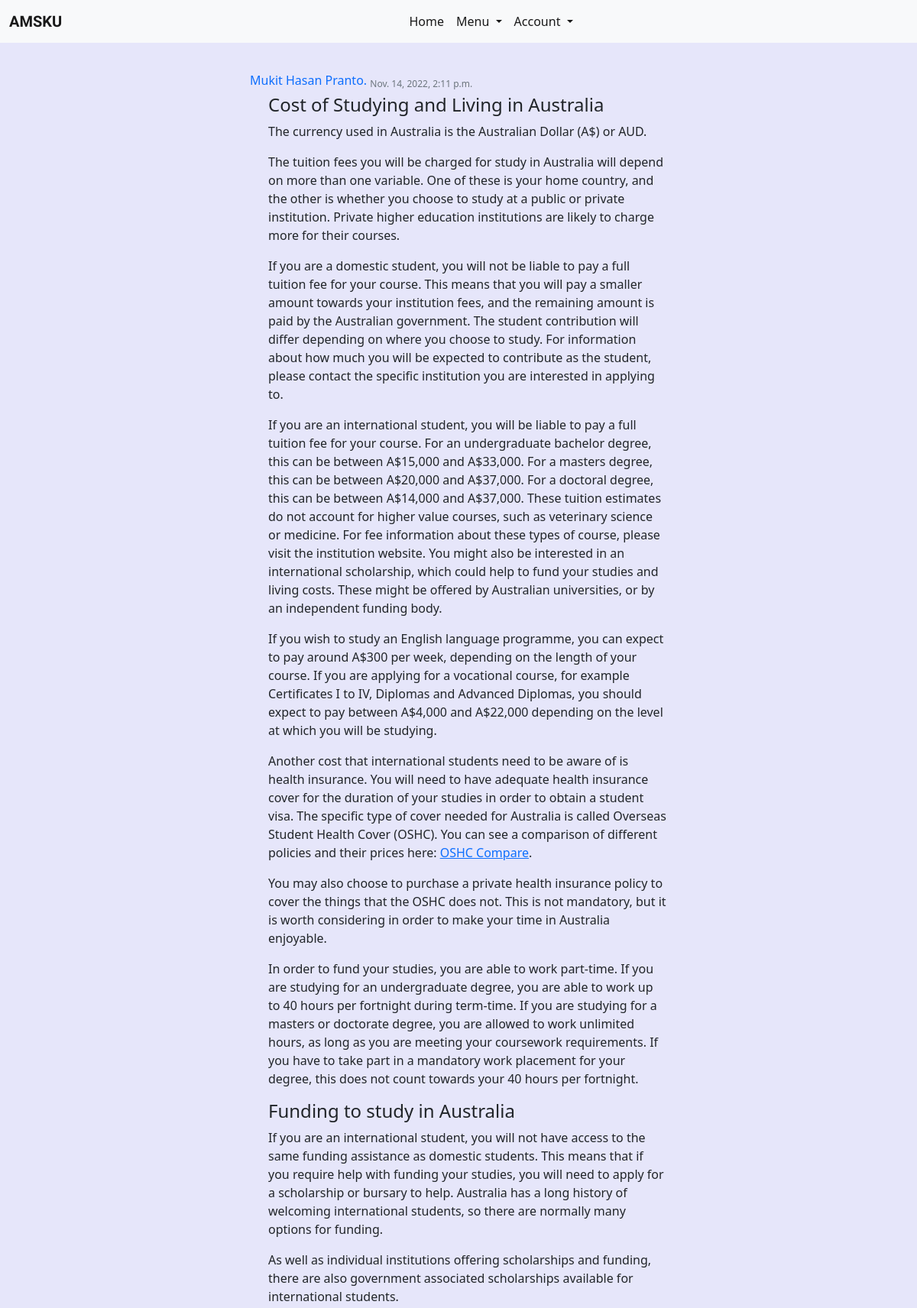
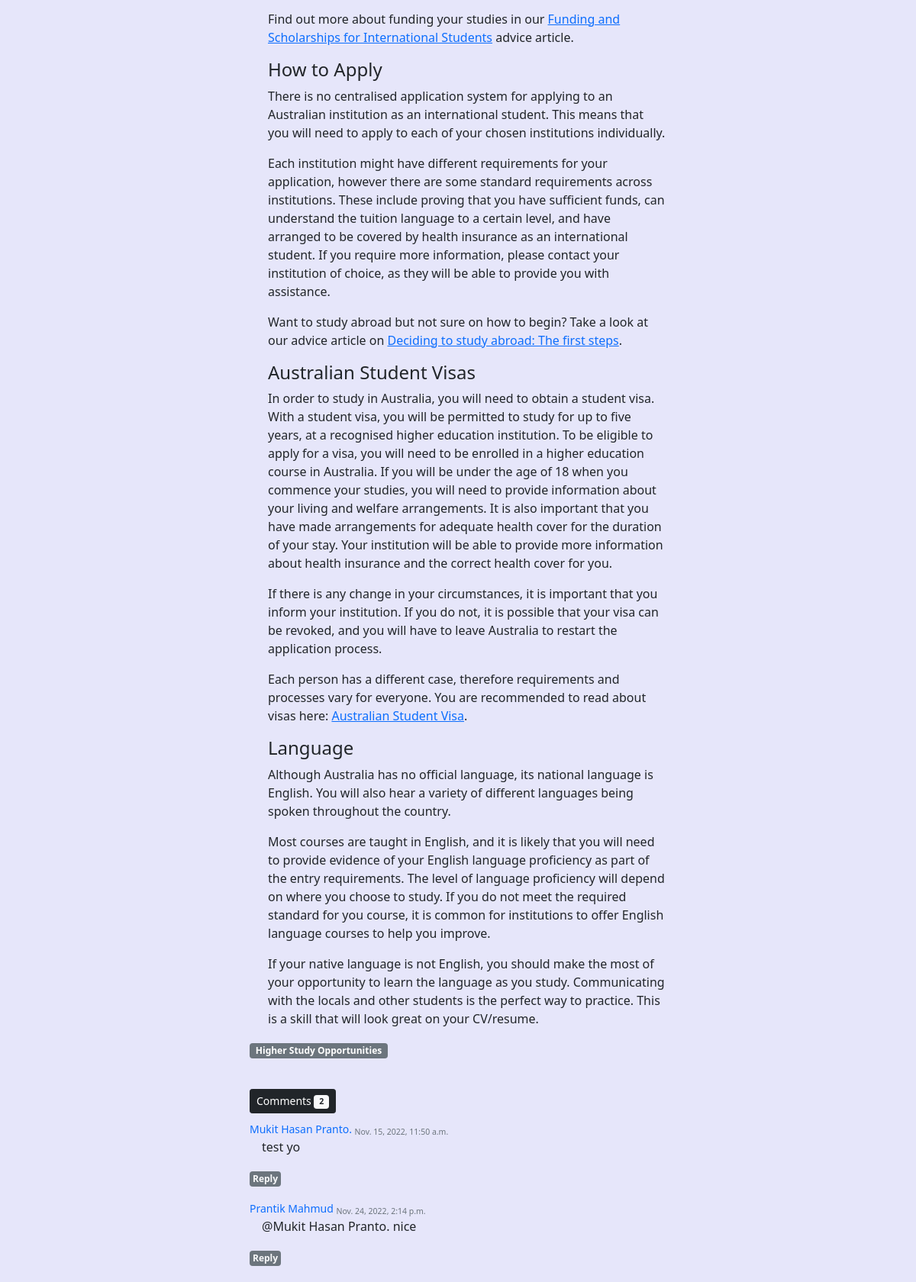
The app's page /blog/details/2/ (upper part) with its own data (2 pictures, top to bottom).
### blog/models.py (models this page shows, shortened)
class Post(models.Model):
    tag_list=['Job Circular','Higher Study Opportunities','Publications','Achievements','Educational Blog']
    Tag_Choices = []
    for x in tag_list:
        Tag_Choices.append((x,x))
    author = models.ForeignKey('home.Alumni_Profile',on_delete=models.CASCADE)
    body = RichTextUploadingField()
    created_on = models.DateTimeField(auto_now_add=True)
    last_modified = models.DateTimeField(auto_now=True)
    tag = models.CharField(max_length=30,choices=Tag_Choices)

class Comment(models.Model):
    author = models.ForeignKey('home.Alumni_Profile',on_delete=models.CASCADE)
    body = models.TextField()
    created_on = models.DateTimeField(auto_now_add=True)
    last_modified = models.DateTimeField(auto_now=True)
    post = models.ForeignKey('Post', on_delete=models.CASCADE)

### home/models.py (models this page shows)
class Alumni_Profile(models.Model):
    discipline_list = ['Architecture','CSE','ECE','Math','URP','Physics','Chemistry','Stat','Pharmacy','BGE','FWT','FMRT','Agrotechnology','ES','SWE','BAD','HRM','DP','PM','DS','History','English','Bangla','IER','Sculpture','Econ','Sociology','MCJ','Law']
    Discipline_Choices = []
    for x in discipline_list:
        Discipline_Choices.append((x,x))
    Id_Choices = []
    for x in range(1,51):
        Id_Choices.append((str(x),str(x)))
    Batch_Choices = []
    for x in range(1991,2019):
        Batch_Choices.append((str(x),str(x)))
    job_list=['Agriculture','Architecture and Construction','Business Management and Administration','Education','Finance','Food','Government and Public Administration','Health Science','Human Services','Law, Public Safety, Corrections and Security','Manufacturing','Marketing, Sales and Service','Natural Resources','Science, Technology and Engineering','Other']
    Job_Choices = []
    for x in job_list:
        Job_Choices.append((x,x))
    country_list = ["Afghanistan","Albania","Algeria","Andorra","Angola","Anguilla","Antigua &amp; Barbuda","Argentina","Armenia","Aruba","Australia","Austria","Azerbaijan","Bahamas","Bahrain","Bangladesh","Barbados","Belarus","Belgium","Belize","Benin","Bermuda","Bhutan","Bolivia","Bosnia &amp; Herzegovina","Botswana","Brazil","British Virgin Islands","Brunei","Bulgaria","Burkina Faso","Burundi","Cambodia","Cameroon","Cape Verde","Cayman Islands","Chad","Chile","China","Colombia","Congo","Cook Islands","Costa Rica","Cote D Ivoire","Croatia","Cruise Ship","Cuba","Cyprus","Czech Republic","Denmark","Djibouti","Dominica","Dominican Republic","Ecuador","Egypt","El Salvador","Equatorial Guinea","Estonia","Ethiopia","Falkland Islands","Faroe Islands","Fiji","Finland","France","French Polynesia","French West Indies","Gabon","Gambia","Georgia","Germany","Ghana","Gibraltar","Greece","Greenland","Grenada","Guam","Guatemala","Guernsey","Guinea","Guinea Bissau","Guyana","Haiti","Honduras","Hong Kong","Hungary","Iceland","India","Indonesia","Iran","Iraq","Ireland","Isle of Man","Israel","Italy","Jamaica","Japan","Jersey","Jordan","Kazakhstan","Kenya","Kuwait","Kyrgyz Republic","Laos","Latvia","Lebanon","Lesotho","Liberia","Libya","Liechtenstein","Lithuania","Luxembourg","Macau","Macedonia","Madagascar","Malawi","Malaysia","Maldives","Mali","Malta","Mauritania","Mauritius","Mexico","Moldova","Monaco","Mongolia","Montenegro","Montserrat","Morocco","Mozambique","Namibia","Nepal","Netherlands","Netherlands Antilles","New Caledonia","New Zealand","Nicaragua","Niger","Nigeria","Norway","Oman","Pakistan","Palestine","Panama","Papua New Guinea","Paraguay","Peru","Philippines","Poland","Portugal","Puerto Rico","Qatar","Reunion","Romania","Russia","Rwanda","Saint Pierre &amp; Miquelon","Samoa","San Marino","Satellite","Saudi Arabia","Senegal","Serbia","Seychelles","Sierra Leone","Singapore","Slovakia","Slovenia","South Africa","South Korea","Spain","Sri Lanka","St Kitts &amp; Nevis","St Lucia","St Vincent","St. Lucia","Sudan","Suriname","Swaziland","Sweden","Switzerland","Syria","Taiwan","Tajikistan","Tanzania","Thailand","Timor L'Este","Togo","Tonga","Trinidad &amp; Tobago","Tunisia","Turkey","Turkmenistan","Turks &amp; Caicos","Uganda","Ukraine","United Arab Emirates","United Kingdom","Uruguay","Uzbekistan","Venezuela","Vietnam","Virgin Islands (US)","Yemen","Zambia","Zimbabwe"]
    Country_Choices = []
    for x in country_list:
        Country_Choices.append((x,x))
    full_name = models.CharField(max_length=255)
    image = models.FileField(upload_to='profile_pic/')
    certificate = models.FileField(upload_to='certificate/')
    discipline = models.CharField(max_length=255,choices=Discipline_Choices)
    student_id = models.CharField(max_length=10)
    batch = models.CharField(max_length=50,choices=Batch_Choices)
    job_type = models.CharField(max_length=50,blank=True)
    job_position = models.CharField(max_length=60,blank=True)
    company_name = models.CharField(max_length=60,blank=True)
    higher_study = models.CharField(max_length=60,blank=True)
    present_address = models.CharField(max_length=60)
    present_country = models.CharField(max_length=60,choices=Country_Choices)
    parmanent_address = models.CharField(max_length=60)
    mobile = models.CharField(max_length=60)
    facebook = models.URLField(max_length=60,blank=True)
    linkdin = models.URLField(max_length=60,blank=True)
    about_me = models.TextField(blank=True)
    is_verified = models.BooleanField(default=False)
    user = models.OneToOneField(settings.AUTH_USER_MODEL, on_delete=models.CASCADE,related_name="alumni_profile")
    def __str__(self):
        return self.full_name

### blog/views.py (the view)
# urls.py: path('details/<int:id>/',post_detials,name='post_details'),
def post_detials(request,id):
    post = Post.objects.get(id=id)
    form = PostForm(instance = post)
    comment_form = CommentForm()
    comments = post.comment_set.all()
    print(comments)
    context = {
        'post':post,
        'form':form,
        'c_form': comment_form,
    }
    return render(request,'blog/detail.html',context)

### home/context_processors.py (called while the page is built)
def add_variable_to_context(request):
    current_news_letter = News_Letter.objects.all().order_by('-start_date').first()
    return {
        'current_newsletter':current_news_letter,
    }

### templates/blog/detail.html (shortened to what this page needs)
{% extends 'base.html' %}
{% load social_share %}
{% block content %}
<div class="row justify-content-center align-items-center">
    <div class="col-sm-6">
        <h6 class='text-primary mt-3'><a class='text-decoration-none' href={% url 'home:profile_view' post.author.user.id %}>{{post.author}}</a> <sub class='text-muted'>{{post.created_on}} </sub></h6>
        <div class="ps-4">
            {{post.body|safe}}
        </div>
        <p class='badge bg-secondary'>{{post.tag}}</p>
        <br>
        <br>
        <button class='btn btn-dark btn-sm'>Comments <span class='badge bg-light text-dark'>{{post.comment_set.count}}</span></button>
        <div class="py-2">
        {% for comment in  post.comment_set.all %}
        <small class='text-primary mt-3'><a class='text-decoration-none' href={% url 'home:profile_view' comment.author.user.id %}>{{comment.author}}</a> <sub class='text-muted'>{{comment.created_on}} </sub></small>
        <p class='ms-3'>{{comment.body}}</p>
        <p class="badge bg-secondary p-1"><a href="#comment_reply" onclick="reply_comment('{{comment.author}}')" class='text-decoration-none text-light'>Reply</a></p>
        <br>
        {% endfor %}
        </div>
    </div>
</div>
{% endblock content %}

### templates/base.html (style rules this page uses)
* { padding: 0; margin: 0; }

### records on screen
Post: author "Mukit Hasan Pranto.", created_on "Nov. 14, 2022, 2:11 p.m.", body "Cost of Studying and Living in Australia The currency used in Australia is the Australian Dollar (A$) or AUD. The tuition fees you will be charged for study in Australia will depend on more than one variable. One of these is your home country, and the other is whether you choose to study at a public or private institution. Private higher education institutions are likely to charge more for their courses. If you are a domestic student, you will not be liable to pay a full tuition fee for your course. This means that you will pay a smaller amount towards your institution fees, and the remaining amount is paid by the Australian government. The student contribution will differ depending on…", tag "Higher Study Opportunities", comment_set.count "2"
Comment: author "Mukit Hasan Pranto.", created_on "Nov. 15, 2022, 11:50 a.m.", body "test yo"
Comment: author "Prantik Mahmud", created_on "Nov. 24, 2022, 2:14 p.m.", body "@Mukit Hasan Pranto. nice"
